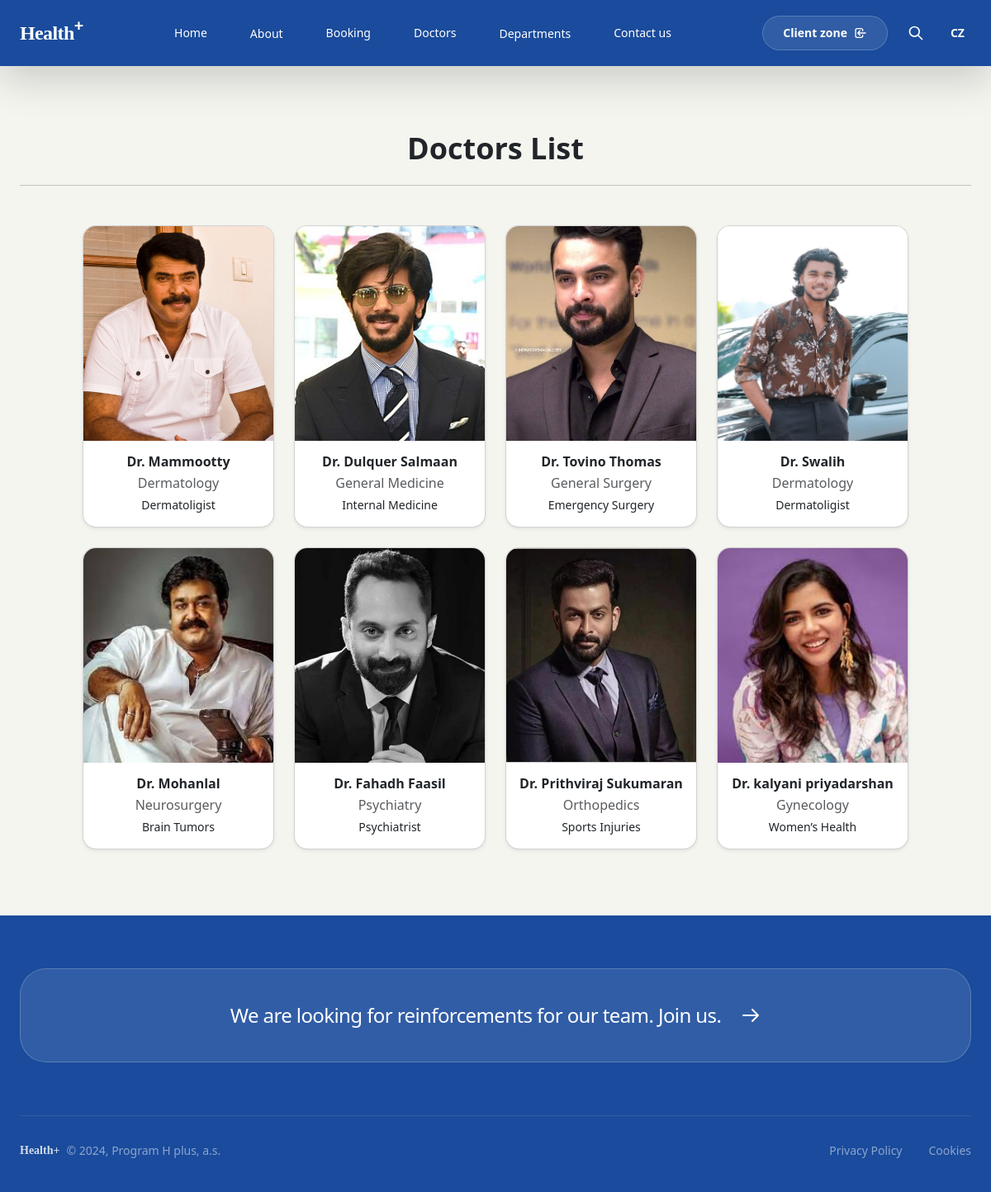
Page /doctors on the earlier database version.
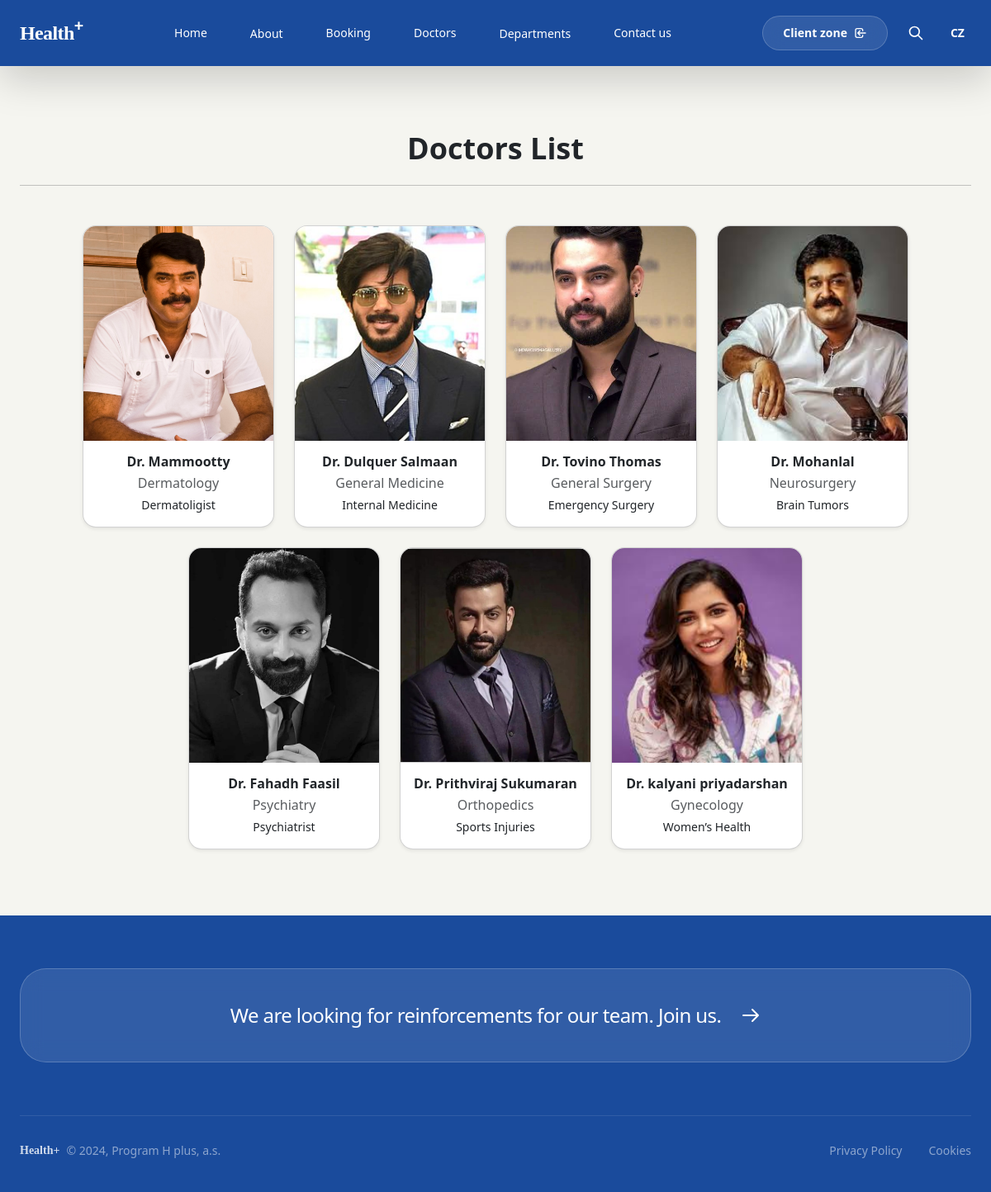
Same page on the later database version.
### home/models.py (models this page shows, shortened)
class Doctors(models.Model):
    doc_name = models.CharField(max_length=255)
    doc_spec = models.CharField(max_length=255)
    dep_name = models.ForeignKey(Departments, verbose_name=(""), on_delete=models.CASCADE)
    doc_image = models.ImageField(upload_to='doctors')

class Departments(models.Model):
    dep_name = models.CharField(max_length = 100)
    dep_description = models.TextField()
    def __str__(self):
        return self.dep_name

### home/views.py (the view)
# urls.py: path('doctors', views.doctors, name='doctors'),
def doctors(request):
     dict_docs = {
          'doctors': Doctors.objects.all()
     }
     return render(request, 'doctors.html', dict_docs)

### templates/doctors.html (shortened to what this page needs)
{% extends "base.html" %}
{% block content %}
<h1 class=' flex justify-center text-4xl font-bold' >Doctors List</h1>
<br>
<hr>
<div class="container">
  <div class="row g-4 mt-4 flex justify-center">
    {% for d in doctors %}
    <div class="col-12 col-sm-6 col-md-4 col-lg-3">
      <div class="card h-100 text-center shadow-sm rounded-4 overflow-hidden">
        <div style="height:260px; overflow:hidden; background:#f3f3f3;">
          <img
            src="{{ d.doc_image.url }}"
            alt="{{ d.doc_name }}"
            style="
              width:100%;
              height:100%;
              object-fit:cover;
              object-position:center;
            "
          >
        </div>
        <div class="card-body">
          <h6 class="fw-semibold mb-1">{{ d.doc_name }}</h6>
          <p class="text-muted mb-1">{{ d.dep_name }}</p>
          <p class="small mb-0">{{ d.doc_spec }}</p>
        </div>
      </div>
    </div>
    {% endfor %}
  </div>
</div>
{% endblock %}

Differences in the rows shown:
removed Doctors: doc_image (picture), doc_name "Dr. Swalih", dep_name "Dermatology", doc_spec "Dermatoligist"
